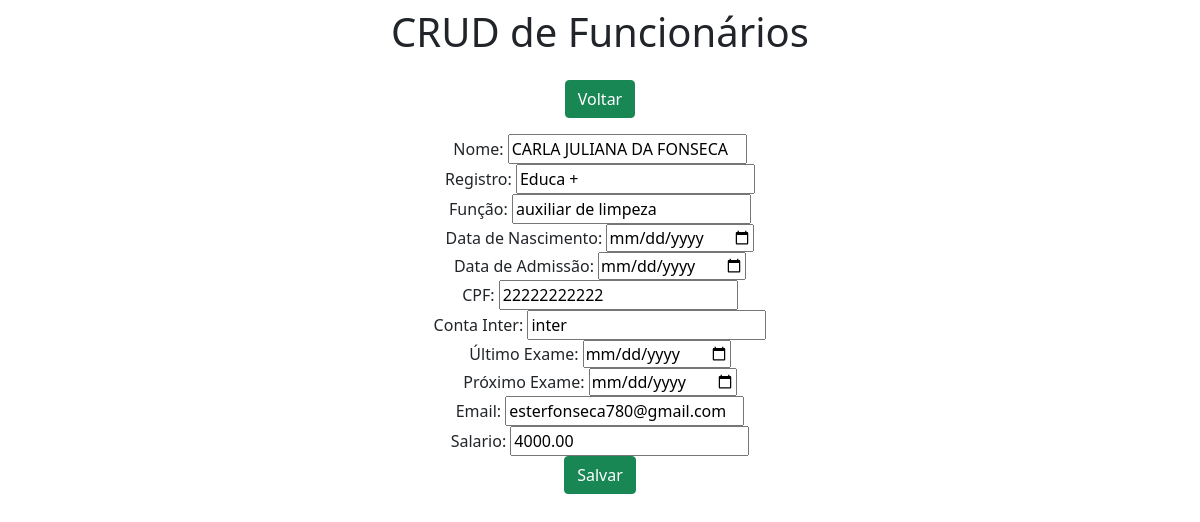
The page /edit/3/ on the database its author committed.
### app/models.py (models this page shows, shortened)
class Funcionarios(models.Model):
    cpf_validator = RegexValidator(
        r'^\d{11}$',  # Permite apenas 11 dígitos
        'O CPF deve ter 11 dígitos numéricos.'
    )
    nome = models.CharField(max_length=150)
    registro = models.CharField(max_length=50)
    funcao = models.CharField(max_length=100)
    data_nascimento = models.DateField()
    data_admissao = models.DateField()
    cpf = models.CharField(max_length=11, validators=[cpf_validator])
    conta_inter = models.CharField(max_length=20)
    ultimo_exame = models.DateField(null=True, blank=True)
    proximo_exame = models.DateField(null=True, blank=True)
    email = models.EmailField(max_length=100, validators=[EmailValidator()])
    salario = models.DecimalField(max_digits=10, decimal_places=2)

### app/views.py (the view)
# urls.py: path('edit/<int:pk>/', edit, name='edit'),
def edit(request, pk):
    funcionario = get_object_or_404(Funcionarios, pk=pk)
    form = FuncionariosForm(instance=funcionario)
    return render(request, 'Funcionarios/form.html', {'form': form, 'db': funcionario})

### app/forms.py
class FuncionariosForm(ModelForm):
    class Meta:
        model = Funcionarios
        fields = [
            'nome',
            'registro',
            'funcao',
            'data_nascimento',
            'data_admissao',
            'cpf',
            'conta_inter',
            'ultimo_exame',
            'proximo_exame',
            'email',
            'salario'
        ]
        widgets = {
            'data_nascimento': forms.DateInput(attrs={'type': 'date'}),
            'data_admissao': forms.DateInput(attrs={'type': 'date'}),
            'ultimo_exame': forms.DateInput(attrs={'type': 'date'}),
            'proximo_exame': forms.DateInput(attrs={'type': 'date'}),
            'email': forms.EmailInput(attrs={'placeholder': 'email@exemplo.com'}),
        }

### app/templates/Funcionarios/form.html (shortened to what this page needs)
<!DOCTYPE html>
<html lang="pt-br">
<head>
    <link href="https://cdn.jsdelivr.net/npm/bootstrap@5.0.2/dist/css/bootstrap.min.css" rel="stylesheet">
</head>
<body>
    <div class="col-8 m-auto pt-2 pb-2 text-center">
        <h1>CRUD de Funcionários</h1>
    </div>
    <div class="col-8 m-auto pt-2 pb-2 text-center">
        <a href="/indexFuncionarios" class="btn btn-success">Voltar</a>
    </div>
    <div class="col-8 m-auto pt-2 pb-2 text-center">
      <form name="form" id="form" action="{% if db %}{% url 'update' db.id %}{% else %}{% url 'create' %}{% endif %}" method="post">
        <div class="form-group">Nome: {{form.nome}}</div>
        <div class="form-group">Registro: {{form.registro}}</div>
        <div class="form-group">Função: {{form.funcao}}</div>
        <div class="form-group">Data de Nascimento: {{form.data_nascimento}}</div>
        <div class="form-group">Data de Admissão: {{form.data_admissao}}</div>
        <div class="form-group">CPF: {{form.cpf}}</div>
        <div class="form-group">Conta Inter: {{form.conta_inter}}</div>
        <div class="form-group">Último Exame: {{form.ultimo_exame}}</div>
        <div class="form-group">Próximo Exame: {{form.proximo_exame}}</div>
        <div class="form-group">Email: {{form.email}}</div>
        <div class="form-group">Salario: {{form.salario}}</div>
        <input type="submit" class="btn btn-success" value="Salvar">
      </form>
    </div>
</body>
</html>

### rows shown on the page
Funcionarios: nome "CARLA JULIANA DA FONSECA", registro "Educa +", funcao "auxiliar de limpeza", cpf "22222222222", conta_inter "inter", email "esterfonseca780@gmail.com", salario "4000.00"
